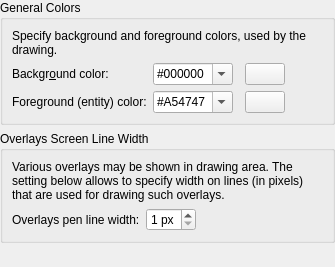
<?xml version="1.0" encoding="UTF-8"?>
<ui version="4.0">
 <class>LC_SettingsPageGraphicViewColors</class>
 <widget class="QWidget" name="LC_SettingsPageGraphicViewColors">
  <property name="geometry">
   <rect>
    <x>0</x>
    <y>0</y>
    <width>335</width>
    <height>267</height>
   </rect>
  </property>
  <layout class="QGridLayout" name="gridLayout_main">
   <property name="leftMargin">
    <number>0</number>
   </property>
   <property name="topMargin">
    <number>0</number>
   </property>
   <property name="rightMargin">
    <number>0</number>
   </property>
   <property name="bottomMargin">
    <number>0</number>
   </property>
   <item row="0" column="0">
    <widget class="QGroupBox" name="groupBox_19">
     <property name="title">
      <string>General Colors</string>
     </property>
     <layout class="QGridLayout" name="gridLayout_40">
      <item row="1" column="3">
       <widget class="LC_ColorButton" name="pb_background">
        <property name="sizePolicy">
         <sizepolicy hsizetype="Maximum" vsizetype="Fixed">
          <horstretch>0</horstretch>
          <verstretch>0</verstretch>
         </sizepolicy>
        </property>
        <property name="toolTip">
         <string>Background

Click to select color.</string>
        </property>
       </widget>
      </item>
      <item row="2" column="3">
       <widget class="LC_ColorButton" name="pb_selected">
        <property name="sizePolicy">
         <sizepolicy hsizetype="Maximum" vsizetype="Fixed">
          <horstretch>0</horstretch>
          <verstretch>0</verstretch>
         </sizepolicy>
        </property>
        <property name="toolTip">
         <string>Foreground Entity Color

Click to select color that is used to substitue
blackwhite color on entities rendering.</string>
        </property>
       </widget>
      </item>
      <item row="1" column="1">
       <widget class="LC_ContentAdjustableComboBox" name="cbBackgroundColor">
        <property name="sizePolicy">
         <sizepolicy hsizetype="Preferred" vsizetype="Fixed">
          <horstretch>0</horstretch>
          <verstretch>0</verstretch>
         </sizepolicy>
        </property>
        <property name="toolTip">
         <string>Drawings Area Background Color

Color for drawing background</string>
        </property>
        <property name="editable">
         <bool>true</bool>
        </property>
        <item>
         <property name="text">
          <string notr="true">#000000</string>
         </property>
        </item>
        <item>
         <property name="text">
          <string notr="true">#FFFFFF</string>
         </property>
        </item>
        <item>
         <property name="text">
          <string notr="true">#F0F8FF</string>
         </property>
        </item>
       </widget>
      </item>
      <item row="2" column="0">
       <widget class="QLabel" name="lSelectedColor">
        <property name="text">
         <string>Foreground (entity) color:</string>
        </property>
        <property name="wordWrap">
         <bool>false</bool>
        </property>
        <property name="buddy">
         <cstring>cbForegroundColor</cstring>
        </property>
       </widget>
      </item>
      <item row="1" column="4">
       <spacer name="horizontalSpacer">
        <property name="orientation">
         <enum>Qt::Orientation::Horizontal</enum>
        </property>
        <property name="sizeHint" stdset="0">
         <size>
          <width>0</width>
          <height>0</height>
         </size>
        </property>
       </spacer>
      </item>
      <item row="1" column="0">
       <widget class="QLabel" name="lBackground">
        <property name="text">
         <string>Backgr&amp;ound color:</string>
        </property>
        <property name="wordWrap">
         <bool>false</bool>
        </property>
        <property name="buddy">
         <cstring>cbBackgroundColor</cstring>
        </property>
       </widget>
      </item>
      <item row="2" column="1">
       <widget class="LC_ContentAdjustableComboBox" name="cbForegroundColor">
        <property name="toolTip">
         <string>Foreground Color

Default foreground color used for entities rendering.
It just a replacement of black/white color used when rendering and does not affect explicitly set entities colors.</string>
        </property>
        <property name="editable">
         <bool>true</bool>
        </property>
        <item>
         <property name="text">
          <string notr="true">#A54747</string>
         </property>
        </item>
       </widget>
      </item>
      <item row="0" column="0" colspan="5">
       <widget class="QLabel" name="label">
        <property name="frameShape">
         <enum>QFrame::Shape::NoFrame</enum>
        </property>
        <property name="frameShadow">
         <enum>QFrame::Shadow::Plain</enum>
        </property>
        <property name="lineWidth">
         <number>1</number>
        </property>
        <property name="midLineWidth">
         <number>0</number>
        </property>
        <property name="text">
         <string>Specify background and foreground colors, used by the drawing.</string>
        </property>
        <property name="wordWrap">
         <bool>true</bool>
        </property>
       </widget>
      </item>
     </layout>
    </widget>
   </item>
   <item row="1" column="0">
    <widget class="QGroupBox" name="groupBox_13">
     <property name="title">
      <string>Overlays Screen Line Width</string>
     </property>
     <layout class="QGridLayout" name="gridLayout_14">
      <item row="1" column="0">
       <widget class="QLabel" name="label_6">
        <property name="text">
         <string>Overlays pen line width:</string>
        </property>
        <property name="buddy">
         <cstring>sbOverlaysLineWidth</cstring>
        </property>
       </widget>
      </item>
      <item row="0" column="0" colspan="3">
       <widget class="QLabel" name="label_2">
        <property name="text">
         <string>Various overlays may be shown in drawing area. The setting below allows to specify width on lines (in pixels) that are used for drawing such overlays.</string>
        </property>
        <property name="wordWrap">
         <bool>true</bool>
        </property>
       </widget>
      </item>
      <item row="1" column="1">
       <widget class="QSpinBox" name="sbOverlaysLineWidth">
        <property name="toolTip">
         <string>Overlay Line Width

Width of line, in pixels, used for drawing various overlays (like relative point marker, axises, preview entities and so on).
For high-DPI screens, setting larger values may increase visitility of them.</string>
        </property>
        <property name="suffix">
         <string> px</string>
        </property>
        <property name="minimum">
         <number>1</number>
        </property>
        <property name="maximum">
         <number>4</number>
        </property>
       </widget>
      </item>
      <item row="1" column="2">
       <spacer name="horizontalSpacer">
        <property name="orientation">
         <enum>Qt::Orientation::Horizontal</enum>
        </property>
        <property name="sizeHint" stdset="0">
         <size>
          <width>0</width>
          <height>20</height>
         </size>
        </property>
       </spacer>
      </item>
     </layout>
    </widget>
   </item>
   <item row="2" column="0">
    <spacer name="verticalSpacer">
     <property name="orientation">
      <enum>Qt::Orientation::Vertical</enum>
     </property>
     <property name="sizeHint" stdset="0">
      <size>
       <width>0</width>
       <height>0</height>
      </size>
     </property>
    </spacer>
   </item>
  </layout>
 </widget>
 <customwidgets>
  <customwidget>
   <class>LC_ColorButton</class>
   <extends>QPushButton</extends>
   <header>lc_color_button.h</header>
  </customwidget>
         <customwidget>
             <class>LC_ContentAdjustableComboBox</class>
             <extends>QComboBox</extends>
             <header location="global">lc_content_adjustable_combo_box.h</header>
         </customwidget>
 </customwidgets>
 <resources/>
 <connections/>
</ui>
